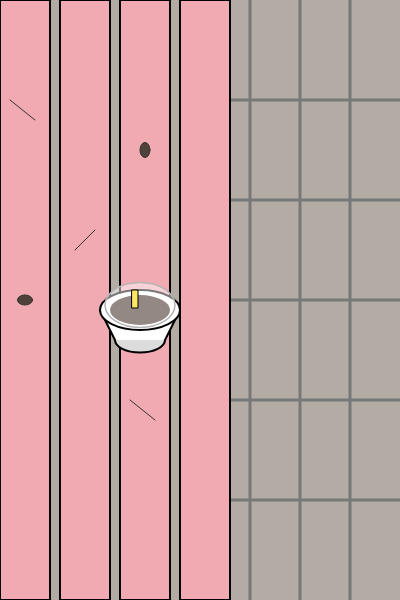
Frame 1 (no input)
Frame 60 (no input): identical to frame 1, image omitted
Frame 120 (the mouse pressed at the canvas centre since frame 60): identical to frame 1, image omitted

The p5.js sketch that drew this single still picture (run headless with seeded random() and noise() and a simulated clock; from frame 60 on, the mouse is pressed at the canvas centre):

// p5.js sketch
// ── sketch.js
function setup() {
  createCanvas(400, 600);
}

function draw() {
  background(178, 172, 165);
   // 2. 보도블록 (오른쪽 영역)
  stroke(120);
  strokeWeight(3);
  
  // 세로선
  line(250, 0, 250, 600);
  line(300, 0, 300, 600);
  line(350, 0, 350, 600);

  // 가로선
  line(200, 100, 400, 100);
  line(200, 200, 400, 200);
  line(200, 300, 400, 300);
  line(200, 400, 400, 400);
  line(200, 500, 400, 500);

  // 3. 벤치 나무 판자 (왼쪽 영역)
  stroke(0);         // 테두리 검은색
  strokeWeight(2);
  fill(241, 170, 178); // 붉은 벤치 색상

  rect(0, 0, 50, 600);
  rect(60, 0, 50, 600);
  rect(120, 0, 50, 600);
  rect(180, 0, 50, 600);

  // 4. 벤치 나뭇결/얼룩 느낌
  stroke(50);
  strokeWeight(1);
  fill(80, 66, 58);

  line(10, 100, 35, 120);
  line(75, 250, 95, 230);
  line(130, 400, 155, 420);
  ellipse(25, 300, 15, 10);
  ellipse(145, 150, 10, 15);

  // 5. 커피 컵 그리기 (입체감 추가)

  // A. 컵 밑면 (바닥에 닿는 작은 타원)
  stroke(0);
  strokeWeight(2);
  fill(220); // 약간 어두운 흰색(그림자 느낌)
  ellipse(140, 340, 50, 25);

  // B. 컵 옆면 (몸통 사다리꼴 - quad(x1, y1, x2, y2, x3, y3, x4, y4))
  // 윗면 양끝과 밑면 양끝을 연결
  noStroke();      // 옆면과 윗면 경계선 제거
  fill(255);       // 흰색
  quad(100, 310, 180, 310, 165, 340, 115, 340);
  
  // 옆면 테두리 선만 따로 그리기
  stroke(0);
  strokeWeight(2);
  line(100, 310, 115, 340); // 왼쪽 기울어진 선
  line(180, 310, 165, 340); // 오른쪽 기울어진 선

  // C. 컵 윗면 (기존 흰색 윗면)
  fill(255);
  ellipse(140, 310, 80, 40); // 세로 길이를 줄여 비스듬한 원으로 변경

  // D. 컵 내부 음료 (어두운 갈색)
  noStroke();
  fill(50, 30, 20);
  ellipse(140, 310, 60, 30);

  // E. 투명 뚜껑 (기존 원보다 위쪽으로 록하게 표현)
  stroke(180);
  strokeWeight(1.5);
  fill(255, 255, 255, 120);
  ellipse(140, 305, 70, 45);

  // F. 노란색 빨대
  stroke(0);
  strokeWeight(1);
  fill(255, 230, 100);
  rect(132, 290, 6, 18);
}
